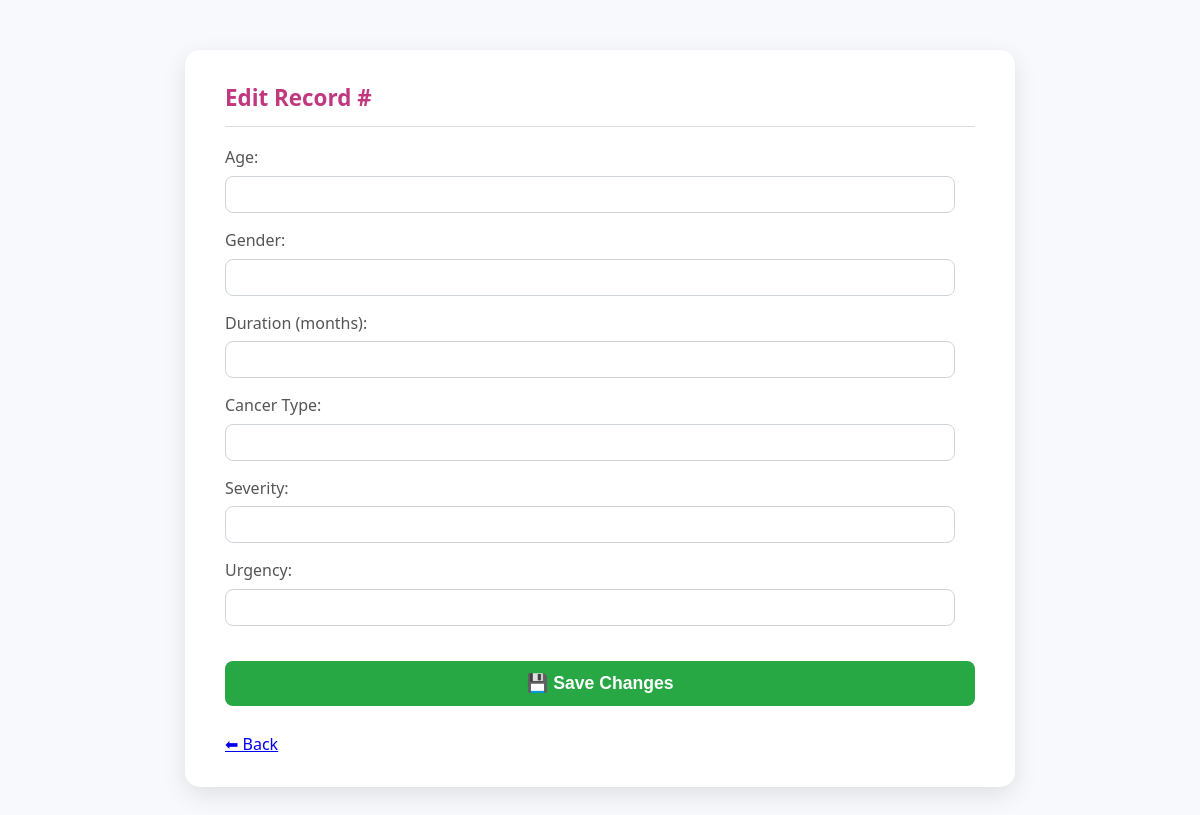
/edit/1 (signed in), run on an earlier commit of the app's database.
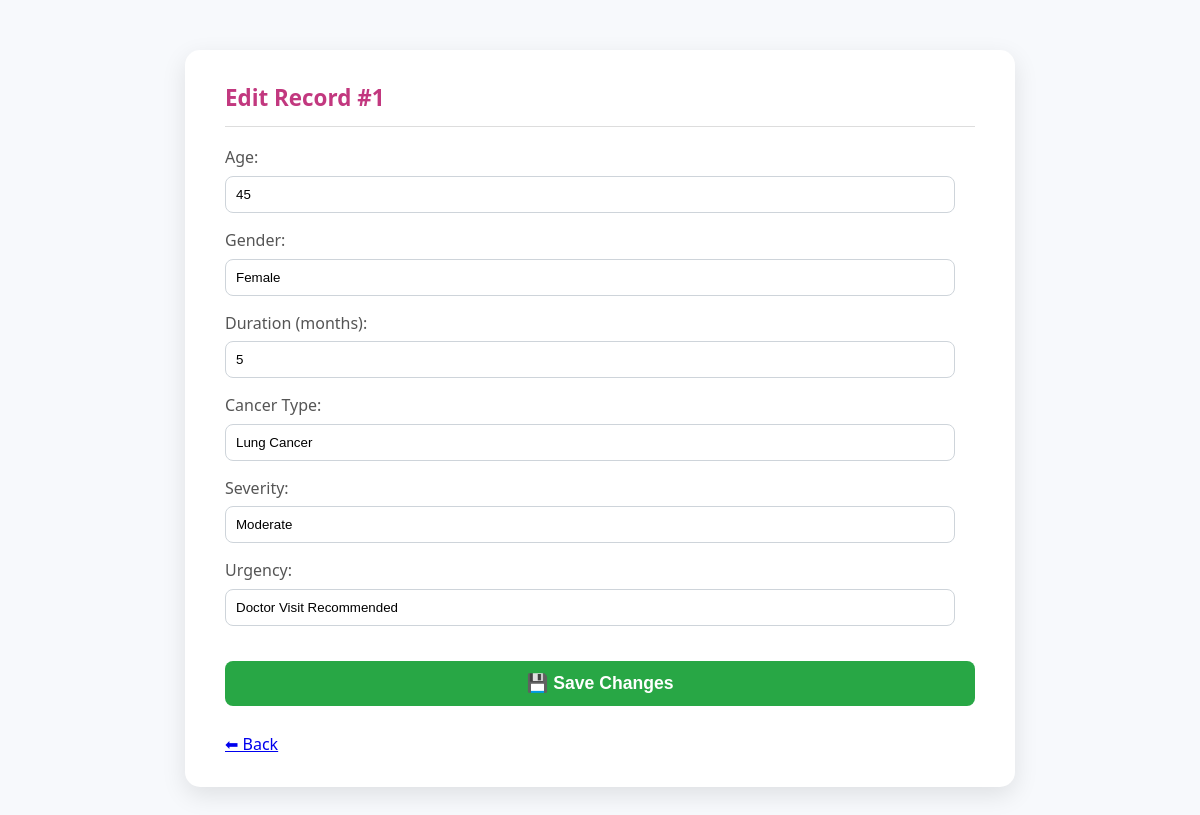
And on a later commit of the database.
### tables this page shows
CREATE TABLE patients (
            id INTEGER PRIMARY KEY AUTOINCREMENT,
            patient_id TEXT,
            age INTEGER,
            gender TEXT,
            duration INTEGER,
            symptoms TEXT,
            cancer_type TEXT,
            severity TEXT,
            urgency TEXT,
            confidence REAL,
            survival_prob REAL,
            created_at TEXT,
            hospital TEXT
        );

### app.py (the view)
    def wrapper(*args, **kwargs):
        if not session.get("logged_in"):
            return redirect("/login")
        return f(*args, **kwargs)

### app.py (called while the page is built, shortened)
def login_required(f):
    def wrapper(*args, **kwargs):
        if not session.get("logged_in"):
            return redirect("/login")
        return f(*args, **kwargs)
    wrapper.__name__ = f.__name__
    return wrapper

@app.route("/edit/<int:record_id>", methods=["GET", "POST"])
@login_required
def edit(record_id):
    conn = sqlite3.connect(DB_PATH)
    cur = conn.cursor()
    cur.execute("SELECT * FROM patients WHERE id=?", (record_id,))
    record = cur.fetchone()
    conn.close()
    return render_template("edit.html", record=record)

### templates/edit.html (shortened to what this page needs)
<!DOCTYPE html>
<html>
<head>
  <link rel="stylesheet" href="{{ url_for('static', filename='style.css') }}">
</head>
<body>
  <div class="container">
    <h2>Edit Record #{{ record[0] }}</h2>
    <form method="POST">
      <label>Age:</label>
      <input type="number" name="age" value="{{ record[2] }}" required>
      <label>Gender:</label>
      <input type="text" name="gender" value="{{ record[3] }}" required>
      <label>Duration (months):</label>
      <input type="number" name="duration" value="{{ record[4] }}" required>
      <label>Cancer Type:</label>
      <input type="text" name="cancer_type" value="{{ record[6] }}">
      <label>Severity:</label>
      <input type="text" name="severity" value="{{ record[7] }}">
      <label>Urgency:</label>
      <input type="text" name="urgency" value="{{ record[8] }}">
      <button type="submit">💾 Save Changes</button>
    </form>
    <br><a href="/records">⬅ Back</a>
  </div>
</body>
</html>

What changed in the data, as far as the page shows it:
added patients: id "1", age "45", gender "Female", duration "5", cancer_type "Lung Cancer", severity "Moderate", urgency "Doctor Visit Recommended"
